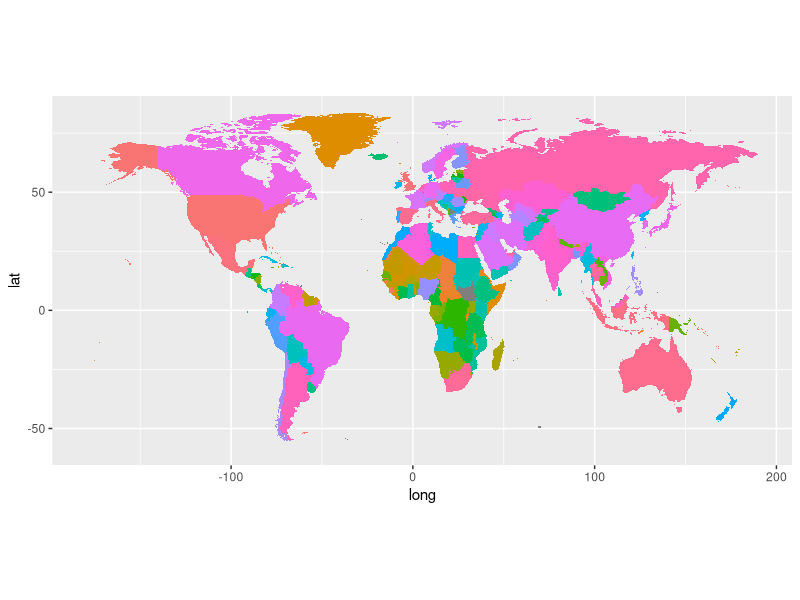

Generate this figure with R:
## ---- chunk 1
knitr::opts_chunk$set(echo = TRUE)
library(tidyverse)
## ---- chunk 2
df = read_csv('country_power_usage.csv')

btc_qbtu = 73/293

df$less_than_btc = df$consumption < btc_qbtu

world = map_data('world') %>%
  filter(region != 'Antarctica') %>%
  left_join(df, by=c('region' = 'country'))

lt_df = world %>%
  group_by(region) %>%
  summarize(less_than_btc = mean(less_than_btc))

print(sum(lt_df$less_than_btc, na.rm=T))
## ---- chunk 3
ggplot() + geom_polygon(data = world, aes(x=long, y = lat, fill=consumption, group = group)) + 
  coord_fixed(1.3) +
  guides(fill=FALSE)
## ---- chunk 4

p1 = ggplot() + geom_polygon(data = world, aes(x=long, y = lat, fill=as.integer(production < 73/293), group = group)) + 
  coord_fixed(1.3) +
  guides(fill=FALSE) +
  theme_bw() +
  theme(
    panel.grid.major = element_blank(),
    panel.grid.minor = element_blank(),
    panel.border = element_blank(),
    panel.background = element_blank(),
    axis.title.x=element_blank(),
    axis.text.x=element_blank(),
    axis.ticks.x=element_blank(),
    axis.title.y=element_blank(),
    axis.text.y=element_blank(),
    axis.ticks.y=element_blank()
  ) +
  labs(title='Countries with total energy consumption less than Bitcoin mining')
## ---- chunk 5
btc_market_cap = 80881394132
btc_twh = 73
btc_dollars_per_twh = btc_market_cap / btc_twh

total_assets_us = 123800000000000
us_twh = 82 * 293
us_dollars_per_twh = total_assets_us / us_twh
